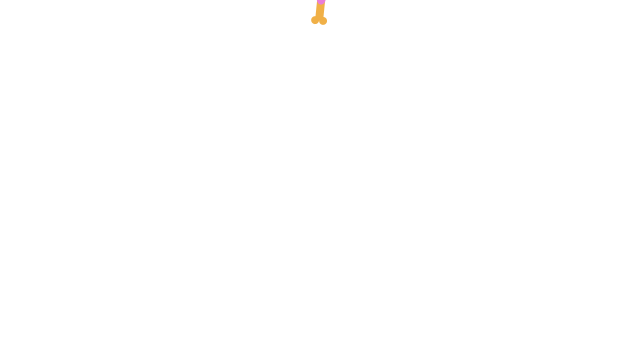
Frame 1 (no input)
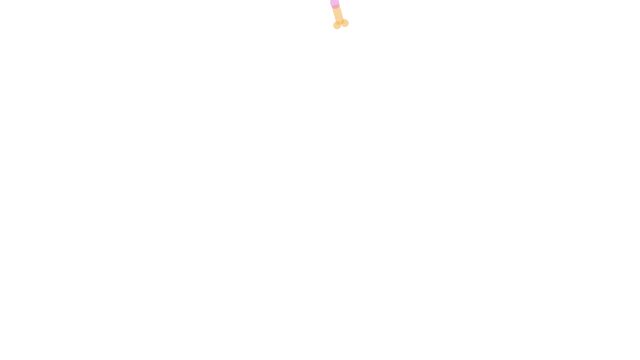
Frame 60 (the mouse pressed at the canvas centre just before this capture)
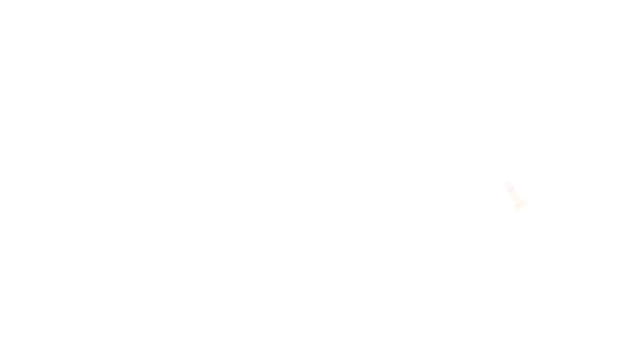
Frame 120 (the mouse held since frame 60 and released just before this capture)

The Processing sketch that drew these frames (run headless with seeded random() and noise(); from frame 60 on, the mouse is pressed at the canvas centre):

// Processing sketch: sketch_4_2_rotating_particle
// ── sketch_4_2_rotating_particle.pde
Particle p;

void setup() {
  size(640, 360);
  p = new Particle(new PVector(width/2, 10));
}

void draw() {
  background(255);
  //Operating the single Particle
  p.run();
  if (p.isDead()) {
    println("Particle dead!");
  }

  if (mousePressed) {
    p.wind.x = 0.09;
  } else {
    p.wind.x = 0;
  }
}



class Particle {
  PVector location;
  PVector velocity;
  PVector acceleration;
  PVector gravity;
  PVector wind;
  float lifespan;
  float angle;


  Particle(PVector l) {
    //For demonstration purposes we assign the Particle an initial velocity and constant acceleration.
    acceleration = new PVector();
    wind = new PVector();
    gravity = new PVector(0, 0.05);
    velocity = new PVector(random(-1, 1), random(-2, 0));
    location = l.copy();
    lifespan = 255.0;
  }


  void run() {
    acceleration.mult(0);
    applyForce(gravity);
    applyForce(wind);
    update();
    display();
  }

  void update() {
    velocity.add(acceleration);
    location.add(velocity);
    lifespan -= 2.0;
    angle += 0.1;
  }

  void display() {
    //stroke(0, lifespan);
    //fill(0, lifespan);
    //ellipse(location.x, location.y, 8, 8);

    pushMatrix();
    translate(location.x, location.y);
    rotate(angle);
    //stroke(255, 0, 0);
    //rectMode(CENTER);
    //rect(0, 0, 16, 32);

    rectMode(CORNER);
    noStroke();
    fill(240, 175, 70, lifespan);
    rect(-4, 12, 8, -20);

    ellipse(-4, 12, 8, 8);
    ellipse(4, 12, 8, 8);
    fill(232, 126, 218, lifespan);
    ellipse(0, -10, 9, 12);
    popMatrix();
  }

  void applyForce(PVector force) {
    acceleration.add(force);
  }

  //Is the Particle alive or dead?
  boolean isDead() {
    if (lifespan < 0.0) {
      return true;
    } else {
      return false;
    }
  }
}
